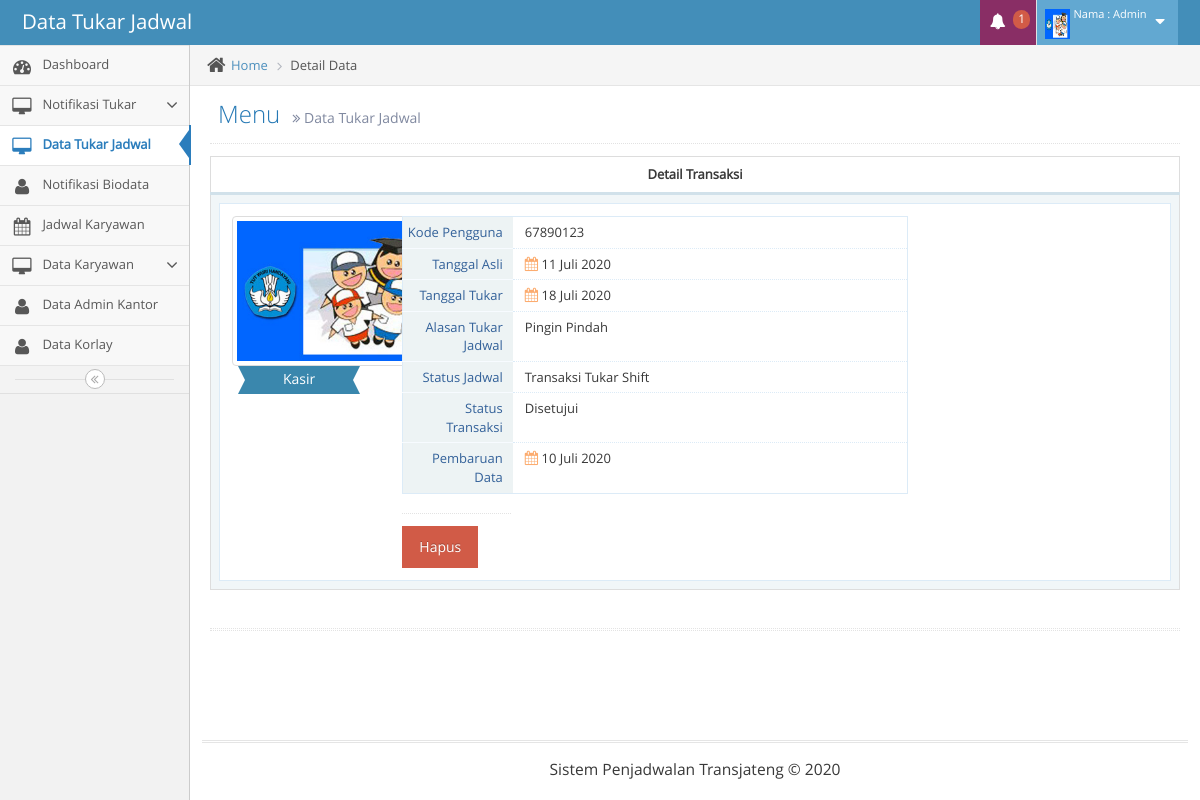
/detail-transaction.php?data=transaction-2&id=8 (signed in), run on the app's committed database.
### tables this page shows
CREATE TABLE `pengguna` (
  `id_pengguna` int(11) NOT NULL,
  `kode_pengguna` varchar(30) DEFAULT NULL,
  `nama_lengkap_pengguna` varchar(50) DEFAULT NULL,
  `foto_pengguna` text,
  `tempat_lahir_pengguna` varchar(30) DEFAULT NULL,
  `tanggal_lahir_pengguna` date DEFAULT NULL,
  `jabatan_pengguna` varchar(30) DEFAULT NULL,
  `status_pengguna` varchar(15) DEFAULT NULL,
  `status_jadwal_pengguna` varchar(15) DEFAULT NULL,
  `tanggal_pembaruan_data_pengguna` date DEFAULT NULL
);

CREATE TABLE `jadwal` (
  `id_jadwal` int(11) NOT NULL,
  `id_pengguna` int(11) DEFAULT NULL,
  `tanggal_jadwal` date DEFAULT NULL,
  `status_data_jadwal` varchar(50) DEFAULT NULL,
  `keterangan_lain_jadwal` varchar(50) DEFAULT NULL,
  `keterangan_waktu_jadwal` varchar(50) DEFAULT NULL,
  `keterangan_lambung_jadwal` int(11) DEFAULT NULL,
  `status_jadwal` varchar(20) DEFAULT NULL
);

CREATE TABLE `transaksi` (
  `id_transaksi` int(11) NOT NULL,
  `id_pengguna` int(11) DEFAULT NULL,
  `id_jadwal_asli` int(11) DEFAULT NULL,
  `id_jadwal_tukar` int(11) DEFAULT NULL,
  `status_jadwal_transaksi` varchar(25) DEFAULT NULL,
  `alasan_transaksi` varchar(250) DEFAULT NULL,
  `tanggal_transaksi` date DEFAULT NULL,
  `status_transaksi` varchar(25) DEFAULT NULL
);

### detail-transaction.php (the view, shortened to what this page needs)
<!DOCTYPE html>
<html lang="en">
<?php
include "connection/config.php";
?>
	<head>
		<link rel="stylesheet" href="assets/css/bootstrap.min.css" />
		<link rel="stylesheet" href="assets/font-awesome/4.5.0/css/font-awesome.min.css" />
		<link rel="stylesheet" href="assets/css/jquery-ui.custom.min.css" />
		<link rel="stylesheet" href="assets/css/chosen.min.css" />
		<link rel="stylesheet" href="assets/css/bootstrap-datepicker3.min.css" />
		<link rel="stylesheet" href="assets/css/bootstrap-timepicker.min.css" />
		<link rel="stylesheet" href="assets/css/daterangepicker.min.css" />
		<link rel="stylesheet" href="assets/css/bootstrap-datetimepicker.min.css" />
		<link rel="stylesheet" href="assets/css/bootstrap-colorpicker.min.css" />
		<link rel="stylesheet" href="assets/css/ace.min.css" class="ace-main-stylesheet" id="main-ace-style" />
		<link rel="stylesheet" href="assets/css/ace-skins.min.css" />
		<link rel="stylesheet" href="assets/css/ace-rtl.min.css" />
	</head>
	<body class="no-skin">
		<div id="navbar" class="navbar navbar-default navbar-collapse       ace-save-state">
			<?php include "component/navbar-container.php"?>
		</div>
		<div class="main-container ace-save-state" id="main-container">
			<div id="sidebar" class="sidebar                  responsive                    ace-save-state">
				<?php include "component/nav-list.php"?>
				<div class="sidebar-toggle sidebar-collapse" id="sidebar-collapse">
					<i id="sidebar-toggle-icon" class="ace-icon fa fa-angle-double-left ace-save-state" data-icon1="ace-icon fa fa-angle-double-left" data-icon2="ace-icon fa fa-angle-double-right"></i>
				</div>
			</div>
			<div class="main-content">
				<div class="main-content-inner">
					<div class="breadcrumbs ace-save-state" id="breadcrumbs">
						<ul class="breadcrumb">
							<li>
								<i class="ace-icon fa fa-home home-icon"></i>
								<a href="#">Home</a>
							</li>
							<li class="active">Detail Data</li>
						</ul>
					</div>
					<div class="page-content">
						<?php include "component/page-header.php"?>
						<div class="row">
							<div class="col-xs-12">
								<div class="row">
									<div class="col-xs-12">
										<table id="simple-table" class="table  table-bordered table-hover">
												<tr>
													<th class="center">
														Detail Transaksi
													</th>
												</tr>
											<tbody>
											<?php
                                            function tgl_indo($tanggal){
                                            $bulan = array(
                                                1 => 'Januari',
                                                'Februari',
                                                'Maret',
                                                'April',
                                                'Mei',
                                                'Juni',
                                                'Juli',
                                                'Agustus',
                                                'September',
                                                'Oktober',
                                                'November',
                                                'Desember'
                                            );
                                            $pecahkan = explode('-', $tanggal);
                                                return $pecahkan[2] . ' ' . $bulan[(int)$pecahkan[1]] . ' ' . $pecahkan[0];
                                            }
                                            ?>
												<?php
												$id = $_GET['id'];
												$query_detail = mysqli_query($conn, "SELECT * FROM transaksi WHERE id_transaksi='$id'");
												$data_detail = mysqli_fetch_array($query_detail);
												?>
												<tr class="detail-row open">
													<td colspan="8">
														<div class="table-detail">
															<div class="row">
																<div class="col-xs-12 col-sm-2">
																	<div class="text-center">
																		<?php
																		$query_pengguna = mysqli_query($conn, "SELECT * FROM pengguna WHERE id_pengguna=".$data_detail['id_pengguna']."");
																		$data_pengguna = mysqli_fetch_array($query_pengguna);
																		if($data_pengguna['foto_pengguna']==''){
																			$src_foto = "assets/images/avatars/profile-pic.jpg";
																		}else{
																			$src_foto = "upload/".$data_pengguna['foto_pengguna']."";
																		}
																		?>
																		<img height="150" class="thumbnail inline no-margin-bottom" alt="" src="<?php echo $src_foto?>">
																		<br />
																		<div class="width-80 label label-info label-xlg arrowed-in arrowed-in-right">
																			<div class="inline position-relative">
																				<a class="user-title-label" href="#">
																					<span class="white"><?php echo $data_pengguna['nama_lengkap_pengguna']; ?></span>
																				</a>
																			</div>
																		</div>
																	</div>
																</div>
																<div class="col-xs-12 col-sm-7">
																	<div class="profile-user-info profile-user-info-striped">
																		<div class="profile-info-row">
																			<div class="profile-info-name"> Kode Pengguna </div>
																			<div class="profile-info-value">
																				<span><?php echo $data_pengguna['kode_pengguna']; ?></span>
																			</div>
																		</div>
																		<div class="profile-info-row">
																			<div class="profile-info-name"> Tanggal Asli </div>
																			<div class="profile-info-value">
																				<i class="fa fa-calendar light-orange bigger-110"></i>
																				<span>
																					<?php
																					$query_jadwal_asli = mysqli_query($conn, "SELECT * FROM jadwal WHERE id_jadwal=".$data_detail['id_jadwal_asli']."");
																					$data_jadwal_asli = mysqli_fetch_array($query_jadwal_asli);
																					$tanggal_jadwal_asli = $data_jadwal_asli['tanggal_jadwal'];
																					?>
																					<?php echo tgl_indo($tanggal_jadwal_asli); ?>
																					</span>
																			</div>
																		</div>
																		<div class="profile-info-row">
																			<div class="profile-info-name"> Tanggal Tukar </div>
																			<div class="profile-info-value">
																				<i class="fa fa-calendar light-orange bigger-110"></i>
																				<span>
																				<?php
																				$query_jadwal_tukar = mysqli_query($conn, "SELECT * FROM jadwal WHERE id_jadwal=".$data_detail['id_jadwal_tukar']."");
																				$data_jadwal_tukar = mysqli_fetch_array($query_jadwal_tukar);
																				$tanggal_jadwal_tukar = $data_jadwal_tukar['tanggal_jadwal'];
																				?>
																				<?php echo tgl_indo($tanggal_jadwal_tukar); ?>
																				</span>
																			</div>
																		</div>
																		<div class="profile-info-row">
																			<div class="profile-info-name"> Alasan Tukar Jadwal </div>
																			<div class="profile-info-value">
																				<span><?php echo $data_detail['alasan_transaksi']; ?></span>
																			</div>
																		</div>
																		<div class="profile-info-row">
																			<div class="profile-info-name"> Status Jadwal </div>
																			<?php
																				if($data_detail['status_jadwal_transaksi'] == 'lambung'){
																					$data_status = "Transaksi Tukar Lambung";
																				}elseif ($data_detail['status_jadwal_transaksi'] == 'shift') {
																					$data_status = "Transaksi Tukar Shift";
																				}else{
																					$data_status = "Transaksi Tukar Libur";
																				}
																			?>
																			<div class="profile-info-value">
																				<span><?php echo $data_status; ?></span>
																			</div>
																		</div>
																		<div class="profile-info-row">
																			<div class="profile-info-name"> Status Transaksi </div>
																			<div class="profile-info-value">
																				<?php
																				if($data_detail['status_transaksi'] =='approve'){
																					$status_jadwal = "Disetujui";
																				}elseif ($data_detail['status_transaksi'] =='procces') {
																					$status_jadwal = "Proses";
																				}else{
																					$status_jadwal = "Ditolak";
																				}
																				?>
																				<span><?php echo $status_jadwal; ?></span>
																			</div>
																		</div>
																		<div class="profile-info-row">
																			<div class="profile-info-name"> Pembaruan Data </div>
																			<div class="profile-info-value">
																				<i class="fa fa-calendar light-orange bigger-110"></i>
																				<span><?php echo tgl_indo($data_detail['tanggal_transaksi']); ?></span>
																			</div>
																		</div>
																	</div>
																	<?php
																	if($_SESSION['status_pengguna'] == 'admin'){
																	?>
																	<div class="col-xs-12 col-sm-3">
																	<div class="space-6"></div>
																		<div class="hr hr-dotted"></div>
																		<?php
																		$data = $_GET['data'];
																		if($data == 'transaction'){
																		?>
																			<a href="proses/transaction.php?data=transaction&action=approve&stj=<?php echo $_GET['stj']; ?>&id=<?php echo $data_detail['id_transaksi'] ?>"><button class="btn btn-warning">Setujui</button>
																			</a>
																			&nbsp; &nbsp; &nbsp;
																			<a href="proses/transaction.php?data=transaction&action=noapprove&stj=<?php echo $_GET['stj']; ?>&id=<?php echo $data_detail['id_transaksi'] ?>"><button class="btn btn-danger">Tolak</button>
																			</a>
																		<?php
																		}else{
																		?>
																			<a href="proses/transaction.php?data=transaction-2&action=delete&id=<?php echo $data_detail['id_transaksi'] ?>"><button class="btn btn-danger">Hapus</button>
																			</a>
																		<?php
																		}
																		?>
																	</div>
																	<?php
																	}
																	?>
																</div>
															</div>
														</div>
													</td>
												</tr>
											</tbody>
										</table>
									</div>
								</div>
								<div class="hr hr-18 dotted hr-double"></div>
							</div>
						</div>
					</div>
				</div>
			</div>
			<?php include "component/footer.php" ?>
			</div>
	</body>
</html>

### component/navbar-container.php (shortened to what this page needs)
<div class="navbar-container ace-save-state" id="navbar-container">
	<div class="navbar-header pull-left">
		<?php
		if($_SESSION['status_pengguna'] == 'admin' || $_SESSION['status_pengguna'] == 'korlay' ){
				$index = "dashboard.php?data=home";
		}else{
				$index = "dashboard.php?data=home&menu=home";
		}
		?>
		<a href="<?php echo $index ?>" class="navbar-brand">
			<?php
			$data = $_GET['data'];
			if($data == 'home'){
				if($_SESSION['status_pengguna'] == 'admin' || $_SESSION['status_pengguna'] == 'korlay' ){
					$page_title = "Dashboard";
				}else{
					if(isset($_GET['menu'])){
						$menu_2 = $_GET['menu'];
						if($menu_2 == 'home'){
							$page_title = "Data Karyawan";
						}elseif ($menu_2 == 'schedule') {
							$page_title = "Jadwal Karyawan";
						}elseif ($menu_2 == 'user') {
							$page_title = "Biodata Karyawan";
						}else{
							$page_title = "Info Aplikasi";
						}
					}else{
						$page_title = "Data Karyawan";
					}
				}
			}elseif ($data == 'schedule') {
				$page_title = "Data Jadwal";
			}else{
				$page_title = "Data Tukar Jadwal";
			}
			?>
			<small>
				<?php echo $page_title; ?>
			</small>
		</a>
			<?php
			if($_SESSION['foto_pengguna'] == ''){
			?>
			<img src="assets/images/avatars/user.jpg" alt="Jason's Photo" />
			<?php
			}else{
			$query_pengguna = mysqli_query($conn, "SELECT * FROM pengguna WHERE id_pengguna=".$_SESSION['id_pengguna']."");
			$data_pengguna = mysqli_fetch_array($query_pengguna);
			?>
			<?php
			}
			?>
	</div>
	<div class="navbar-buttons navbar-header pull-right  collapse navbar-collapse" role="navigation">
		<ul class="nav ace-nav">
			<?php
			if($_SESSION['status_pengguna'] == 'karyawan' || $_SESSION['status_pengguna'] == 'admin' ){
			?>
			<li class="purple dropdown-modal">
				<?php
				if($_SESSION['status_pengguna'] == 'karyawan'){
				    $query_notif = mysqli_query($conn, "SELECT * FROM transaksi WHERE id_pengguna=".$_SESSION['id_pengguna']."");
				}else{
				    $query_notif = mysqli_query($conn, "SELECT * FROM transaksi WHERE status_transaksi='noapprove'");
				}
				$jml_data = mysqli_num_rows($query_notif);
				?>
				<a data-toggle="dropdown" class="dropdown-toggle" href="#">
					<i class="ace-icon fa fa-bell icon-animated-bell"></i>
					<span class="badge badge-important"><?php echo $jml_data; ?></span>
				</a>
						<?php
                                 $cek_notif = mysqli_num_rows($query_notif);
                                  	 if ($cek_notif > 0) {
							while ($data_notifikasi = mysqli_fetch_array($query_notif)){
									if($data_notifikasi['status_transaksi'] == 'approve'){
										$label = "success";
										$nama = "Disetuji";
									}elseif ($data_notifikasi['status_transaksi'] == 'procces') {
										$label = "warning";
										$nama = "Proses";
									}else{
										$label = "danger";
										$nama = "Tidak Disetuji";
								}
								?>
										    <?php
										    if($_SESSION['status_pengguna'] == 'karyawan'){
										    ?>
											<span class="badge badge-<?php echo $label ?>"><?php echo $nama; ?></span>
											<?php
										    }else{
										        $query_pengguna = mysqli_query($conn, "SELECT * FROM pengguna WHERE id_pengguna=".$data_notifikasi['id_pengguna']."");
										        $data_pengguna = mysqli_fetch_array($query_pengguna);
										    ?>
										    <?php
										    }
											?>
							<?php
							}
						}
						?>
			</li>
			<?php
			}
			?>
			<li class="light-blue dropdown-modal">
				<a data-toggle="dropdown" href="#" class="dropdown-toggle">
					<?php
					if($_SESSION['foto_pengguna'] == ''){
					?>
					<img src="assets/images/avatars/user.jpg" alt="Jason's Photo" />
					<?php
					}else{
					?>
					<img src="upload/<?php echo $data_pengguna['foto_pengguna']; ?>" alt="Jason's Photo" style="height: 30px;width: 25px" />
					<?php
					}
					?>
					<span class="user-info">
						<small>Nama : <?php echo $_SESSION['nama_lengkap_pengguna']; ?></small>
					</span>
					<i class="ace-icon fa fa-caret-down"></i>
				</a>
			</li>
		</ul>
	</div>
</div>

### data on the page
pengguna: foto_pengguna (picture), nama_lengkap_pengguna "Kasir", kode_pengguna "67890123"
jadwal: tanggal_jadwal "11 Juli 2020"
jadwal: tanggal_jadwal "18 Juli 2020"
transaksi: alasan_transaksi "Pingin Pindah", status_jadwal_transaksi "Transaksi Tukar Shift", status_transaksi "Disetujui", tanggal_transaksi "10 Juli 2020"

### other printed values
$page_title "Data Tukar Jadwal"
$jml_data "1"
$_SESSION['nama_lengkap_pengguna'] "Admin"
